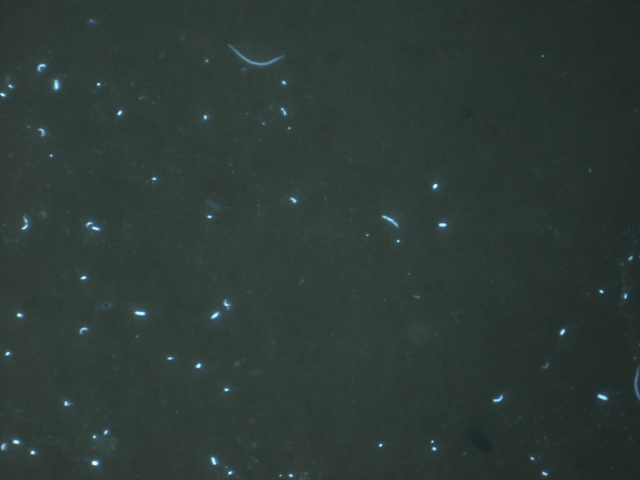
#> input picture workflows/02_workflow/images_y/a1.jpg, 1280 x 960 px, found by its file name (shown at 1/2 size); its folder holds only this picture in this run
$ jupyter execute --allow-errors replace_macros_for_evaluation.ipynb
#> lines starting #> are read from the running program, lines starting #| are printed output that depends on the picture
[cell 1]
import numpy as np
import pandas as pd

def preprocess_df(df: pd.DataFrame) -> pd.DataFrame:
    df = df[(df != "******").all(axis=1)]

    col_map = {
        "długośćmm": "dlugoscmm",
        "szerokośćmm": "szerokoscmm",
        "kąt": "kat",
        "obwódmm": "obwodmm",
        "średnica_fereta_hmm": "srednica_fereta_hmm",
        "średn._martinamm": "sredn._martinamm",
        "średn._sitowamm": "sredn._sitowamm",
        "średnia_jaskrawość": "srednia_jaskrawosc"
    }

    if "długośćmm" in df.columns:
        df = df.rename(columns=col_map)
        if "szerokoscmm" in df.columns:
            df["szerokoscmm"] = df["szerokoscmm"].astype(np.float64)

    return df

[cell 2]
import pandas as pd
import cv2
import numpy as np

def process_one_image(CSV_PATH_CORRECT = 'KolejnyTest/5M/x/report_5_x.csv',CSV_PATH_PREDICTED = 'KolejnyTest/5M/x/report_5_x.csv',IMAGE_PATH = f'KolejnyTest/5M/x/a.jpg'   ,OUTPUT_PATH = f'KolejnyTest/5M/x/a_marked.jpg'):
    # === CONFIG ===
            # Path to the original image
        # Where to save the output image

    # === LOAD IMAGE AND DATA ===
    img = cv2.imread(IMAGE_PATH)
    df_real = preprocess_df(pd.read_csv(CSV_PATH_CORRECT))
    df_predicted = preprocess_df(pd.read_csv(CSV_PATH_PREDICTED))

    height, width = img.shape[:2]

    # === DRAW OBJECTS ===
    for i, row in df_real.iterrows():
        try:
            # Extract pixel coordinates
            x = int(row['xpix.'])
            y = int(row['ypix.'])

            # Extract size in mm → convert to pixels if needed (assuming 1mm = 10px for now, adjust as needed)
            width_mm = float(row['szerokoscmm'])
            height_mm = float(row['dlugoscmm'])
            angle = 90-float(row['kat'])  # OpenCV uses negative angle for rotation
            # angle = float(row['kat'])  # OpenCV uses negative angle for rotation

            mm_to_px = 10  # ⬅️ Adjust this scaling factor based on your image resolution

            width_px = int(width_mm * mm_to_px)
            height_px = int(height_mm * mm_to_px)

            # Draw ellipse representing the object
            center = (x, height-y)
            # axes = (1, 1)
            axes = (width_px // 2, height_px // 2)
            color = (0, 255, 0)  # Green
            thickness = 1

            cv2.ellipse(img, center, axes, angle, 0, 360, color, thickness)

            # Optional: draw ID
            cv2.putText(img, str(int(row['nr.'])), (x + 5, height - y - 5),
                        cv2.FONT_HERSHEY_SIMPLEX, 0.4, (0, 0, 255), 1)
        except Exception as e:
            print(e)


    for i, row in df_predicted.iterrows():
        try:
            # Extract pixel coordinates
            x = int(row['xpix.'])
            y = int(row['ypix.'])

            # Extract size in mm → convert to pixels if needed (assuming 1mm = 10px for now, adjust as needed)
            width_mm = float(row['szerokoscmm'])
            height_mm = float(row['dlugoscmm'])
            # angle = 90-float(row['kat'])  # OpenCV uses negative angle for rotation
            angle = float(row['kat'])  # OpenCV uses negative angle for rotation

            mm_to_px = 10  # ⬅️ Adjust this scaling factor based on your image resolution

            width_px = int(width_mm * mm_to_px)
            height_px = int(height_mm * mm_to_px)

            # Draw ellipse representing the object
            center = (x, height-y)
            # axes = (1, 1)
            axes = (width_px // 2, height_px // 2)
            color = (0, 0, 255)  # Red
            thickness = 1

            cv2.ellipse(img, center, axes, angle, 0, 360, color, thickness)

            # Optional: draw ID
            # cv2.putText(img, str(int(row['nr.'])), (x + 5, height - y - 5),
            #             cv2.FONT_HERSHEY_SIMPLEX, 0.4, (255, 0, 0), 1)
        except Exception as e:
            print(e)

    # === SAVE RESULT ===
    cv2.imwrite(OUTPUT_PATH, img)
    print(f"Image saved to {OUTPUT_PATH}")

[cell 3]
import os
import pandas as pd

def load_dfs_from_path(path="example"):

#> (reads workflows/02_workflow/agata_1_y_real_correct_index/raport_a3.csv from the repository)
#> (reads workflows/02_workflow/no_model_agata_4/a3_raport_no_model.csv from the repository)
    combined_df = []

    for entry in os.scandir(path):
        if entry.is_file() and entry.name.endswith(".csv"):
            df = pd.read_csv(entry.path)
            df = preprocess_df(df)
            combined_df.append(df)

    combined_df = pd.concat(combined_df, ignore_index=True)

    return combined_df

[cell 4]
def get_individual_stats(df,is_pred=False):
#> called with is_pred = False
    df = preprocess_df(df)
    # Scaling
    df['dlugoscmm'] = df['dlugoscmm']/1.49
    df['szerokoscmm'] = df['szerokoscmm']/1.49
    df['powierzchniamm'] = df['powierzchniamm']/2.235

    # filtering the things that with high probability are not bacteria !TODO odkomentuj to po testach
    # df = df[df['dlugoscmm'] >= 0.2]
    # df = df[df['szerokoscmm'] <= 1.5]

    df['Pw'] = 3.14*(df['szerokoscmm']/2)**2+df['szerokoscmm']*(df['dlugoscmm']-df['szerokoscmm'])
    df['R'] = df['Pw'] / df['powierzchniamm']
    df['Dk'] = df['dlugoscmm']
    df['Sk'] = df['szerokoscmm']
    df['D/S'] = (df['Dk'] / df['Sk']).astype('float64')

    bacteria_types = []
    Dks = []
    Sks = []
    for idx,row  in df.iterrows():
        # if is_pred:
        #     row["R"] -= 0.5
        #     row['D/S'] += 0.2
        if row['dlugoscmm'] < 0.2 or row['szerokoscmm'] > 1.5:
            Dks.append(row['dlugoscmm'])
            Sks.append(row['szerokoscmm'])
            bacteria_types.append("Removed_dim")
        elif row['R'] > 1.2:
            Dks.append(row['szerokoscmm'])
            Sks.append(row['Pw']*0.8)
            bacteria_types.append("Krzywe")
        else:
            Dks.append(row['dlugoscmm'])
            Sks.append(row['szerokoscmm'])
            if round(row['D/S'],15) > 1.5:
                bacteria_types.append("Pałeczki")
            else:
                bacteria_types.append("Ziarniaki")
    df['bacteria_type'] = bacteria_types
    df['Dk'] = Dks
    df['Sk'] = Sks

    df['Ob'] =(3.14*(df['Sk']**3)/6)+(3.14*((df['Sk']**2)/4)*(df['Dk']-df['Sk']))
    # !TODO remove this
    # df = df[df['Ob']>0]
    df.loc[df['Ob'] <= 0, 'bacteria_type'] = "removed_ob"
    df['Ob'] = np.abs(df['Ob'])
    # -----------------

    df['bialko'] = 104.5 * (df['Ob']**0.59)
    df['wegiel'] = 0.86 * df['bialko']

    return df

[cell 5]
def get_stats_for_bacteria_types(df,probe_volume_ml = 6):
    grouped = df.groupby("bacteria_type")
    result_count = grouped.size().reset_index(name="count")
    result = grouped["Ob"].mean().reset_index()

    result['bialko'] = 104.5 * (result['Ob']**0.59)
    result['wegiel'] = 0.86 * result['bialko']
    result['count_in_1_ml']=((result_count['count']*48097.39)/10)/(probe_volume_ml)
    result['biomasa'] =(((104.5*result['Ob']**0.59)*0.86)*result['count_in_1_ml'])/1000000

    return result

[cell 6]
import numpy as np

def get_stats_for_for_ob_bins(df,probe_volume_ml = 6):
    bins = [0, 0.1, 0.2, 0.5, 1.0, float("inf")]
    labels = ["<=0.1", "0.1–0.2", "0.2–0.5", "0.5–1.0", ">1.0"]

    df["Ob_bucket"] = pd.cut(df["Ob"], bins=bins, labels=labels, right=True)

    grouped = df.groupby(["bacteria_type", "Ob_bucket"], observed=True)
    result_bio_stats = grouped.size().reset_index(name="count")

    total_bacteria_count = np.sum(result_bio_stats['count'])
    total_bacteria_count_1_ml = ((np.sum(result_bio_stats['count'])*48097.39)/10)/(probe_volume_ml)

    result_bio_stats['count_in_1_ml']=((result_bio_stats['count']*48097.39)/10)/(probe_volume_ml)
    result_bio_stats['bio_diversity'] =((result_bio_stats['count_in_1_ml']+1)/total_bacteria_count_1_ml)*np.log10((result_bio_stats['count_in_1_ml']+1)/total_bacteria_count_1_ml)

    return result_bio_stats

[cell 7]
def get_speified_baceria_types_count(df):
    return df.groupby("bacteria_type").size().reset_index(name="count")

[cell 8]
def get_shannon_index(result_bio_stats):
    return np.sum(result_bio_stats['bio_diversity'])*-1

[cell 9]
import pandas as pd

def full_analyse(df,proube_volume_ml=6,is_pred = False):
    df = preprocess_df(df)
    df = get_individual_stats(df,is_pred=is_pred)
    result = get_stats_for_bacteria_types(df,probe_volume_ml=proube_volume_ml)
    result_bio_stats = get_stats_for_for_ob_bins(df,probe_volume_ml=proube_volume_ml)
    specified_types_count_predicted =  get_speified_baceria_types_count(df)
    shannon_index = np.sum(result_bio_stats['bio_diversity'])*-1
    print(f"Shannon index: {shannon_index}")

    return specified_types_count_predicted,df

[cell 10]
def compare_results(df_real, df_predicted,proube_volume_ml=6):
    print("real:")
    real_classif,real_df = full_analyse(df_real,proube_volume_ml=proube_volume_ml)
    print("predicted:")
    predicted_classif,predicted_df = full_analyse(df_predicted,proube_volume_ml=proube_volume_ml,is_pred=True)
    real_classif = real_classif.add_suffix("_real")
    predicted_classif = predicted_classif.add_suffix("_predicted")
    merged = pd.merge(real_classif,predicted_classif,left_on="bacteria_type_real",right_on="bacteria_type_predicted", how="inner")
    merged = merged.drop(axis=1,columns=['bacteria_type_predicted'])
    merged = merged.rename(columns={"bacteria_type_real":"bacteria_type"})
    merged['error'] = merged['count_predicted']- merged['count_real']
    merged['relative_error'] = merged['error']/merged['count_real']
    return merged,real_df,predicted_df

[cell 11]
from sklearn.metrics import confusion_matrix, ConfusionMatrixDisplay

def conf_matrix(real_df,predicted_df):
    y_true = real_df['bacteria_type']
    y_pred = predicted_df['bacteria_type']

    cm = confusion_matrix(y_true, y_pred, labels=y_true.unique())
    disp = ConfusionMatrixDisplay(confusion_matrix=cm, display_labels=y_true.unique())
    disp.plot(cmap="Blues", xticks_rotation=45)

#> (a cell that did not finish here is left out)

#> (a cell that did not finish here is left out)

[cell 14]
df_real = load_dfs_from_path("agata_1_y_real_correct_index")
df_predicted = load_dfs_from_path("no_model_agata_4")
# df_predicted = load_dfs_from_path("agata_1_y_no_model_2")
# df_predicted['powierzchniamm'] *= 1.2
# df_predicted['dlugoscmm'] *= 1.1
# df_predicted['szerokoscmm'] *= 0.9

# df_predicted['szerokoscmm'] = df_real['szerokoscmm']
# df_predicted['dlugoscmm'] = df_real['dlugoscmm']
# df_predicted['powierzchniamm'] = df_real['powierzchniamm']
compared,real_df,predicted_df = compare_results(df_real=df_real,df_predicted=df_predicted,proube_volume_ml=6)
print(compared)

[cell 15]
conf_matrix(real_df=real_df,predicted_df=predicted_df)
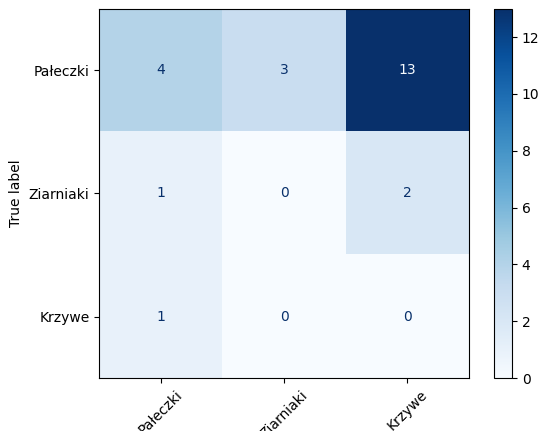
#> figure drawn by matplotlib, 2 panels

[cell 16]
real_df['D/S'].plot()
predicted_df['D/S'].plot()
#> figure, not shown here; curve peaks at x = 11, y = 3.61; curve peaks at x = 8, y = 2.87

[cell 17]
real_df['R'].plot()
predicted_df['R'].plot()
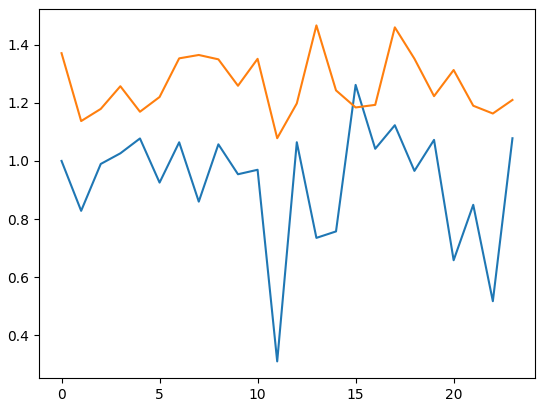
#> figure drawn by matplotlib, 1 panel; curve peaks at x = 15, y = 1.26; curve peaks at x = 13, y = 1.47

[cell 18]
real_df['dlugoscmm'].plot()
predicted_df['dlugoscmm'].plot()
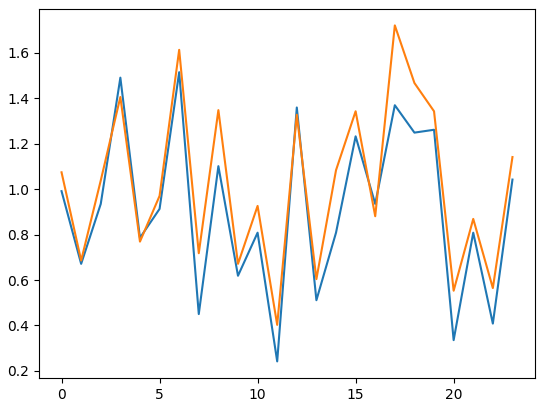
#> figure drawn by matplotlib, 1 panel; curve peaks at x = 6, y = 1.51; curve peaks at x = 17, y = 1.72

[cell 19]
df_errors = pd.DataFrame()
df_errors['error_dlugoscmm'] = real_df['dlugoscmm']-predicted_df['dlugoscmm']
df_errors['error_szerokoscmm'] = real_df['szerokoscmm']-predicted_df['szerokoscmm']
df_errors['error_powierzchniamm'] = real_df['powierzchniamm']-predicted_df['powierzchniamm']
df_errors['error_R'] = real_df['R']-predicted_df['R']
df_errors['error_D/S'] = real_df['D/S']-predicted_df['D/S']
df_errors.corr()

[cell 20]
df_real = pd.read_csv("agata_1_y_real_correct_index/raport_a3.csv")
df_predicted = pd.read_csv("no_model_agata_4/a3_raport_no_model.csv")

[cell 21]
df_real

[cell 22]
df_predicted

[cell 23]
# df_predicted['powierzchniamm'] *= 1.1
# df_predicted['dlugoscmm'] *= 0.96
# df_predicted['szerokoscmm'] *= 0.96

[cell 24]
# df_predicted['szerokoscmm'] = df_real['szerokośćmm']
# df_predicted['dlugoscmm'] = df_real['długośćmm']
# df_predicted['powierzchniamm'] = df_real['powierzchniamm']

[cell 25]
# df_predicted['powierzchniamm'] = df_predicted['powierzchniamm'] *1.1

[cell 26]
compared,real_df,predicted_df = compare_results(df_real=df_real,df_predicted=df_predicted,proube_volume_ml=6)
print(compared)
mean_abs_erron = np.mean(np.abs(compared['relative_error']))

[cell 27]
real_df['bacteria_type']

[cell 28]
predicted_df['bacteria_type']

[cell 29]
conf_matrix(real_df=real_df,predicted_df=predicted_df)

[cell 30]
real_df[['nr.','powierzchniamm','dlugoscmm','szerokoscmm','Pw','R','D/S']]

[cell 31]
predicted_df[['nr.','powierzchniamm','dlugoscmm','szerokoscmm','Pw','R','D/S']]

[cell 32]
(real_df['R']-predicted_df['R']).plot()
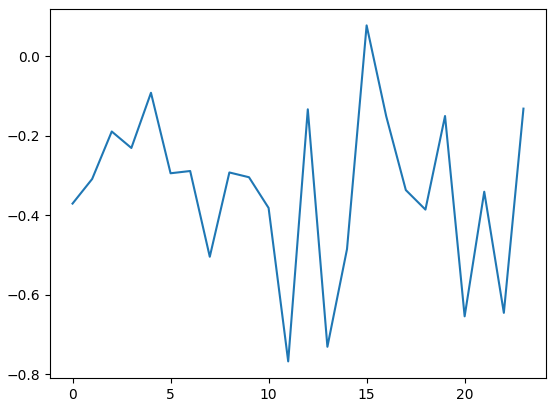
#> figure drawn by matplotlib, 1 panel; curve peaks at x = 15, y = 0.0776

[cell 33]
real_df['R'].plot()
(predicted_df['R']).plot()

[cell 34]
real_df['D/S'].plot()
predicted_df['D/S'].plot()

[cell 35]
(real_df['D/S']-predicted_df['D/S']).plot()
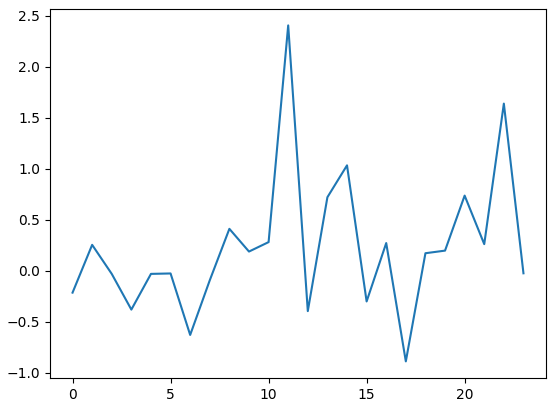
#> figure drawn by matplotlib, 1 panel; curve peaks at x = 11, y = 2.41

[cell 36]
real_df['szerokoscmm'].plot()
(predicted_df['szerokoscmm']).plot()
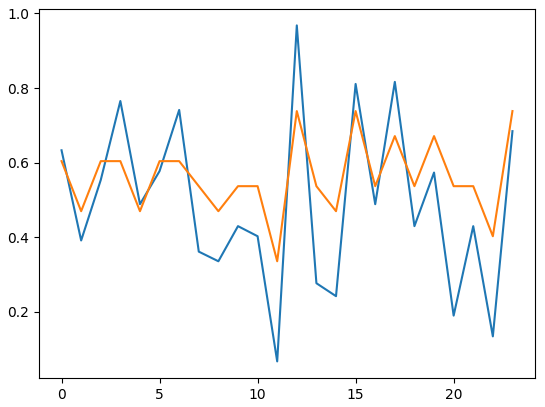
#> figure drawn by matplotlib, 1 panel; curve peaks at x = 12, y = 0.968; curve peaks at x = 12, y = 0.738

[cell 37]
(real_df['szerokoscmm']-predicted_df['szerokoscmm']).plot()
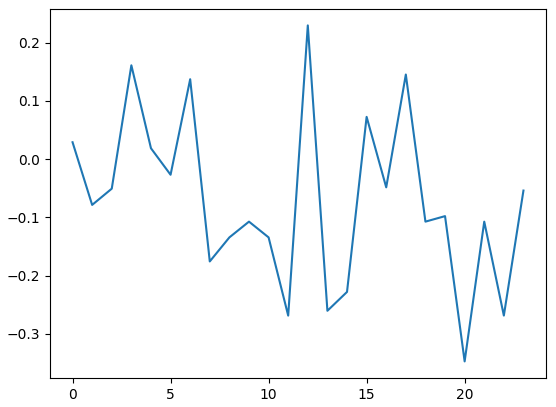
#> figure drawn by matplotlib, 1 panel; curve peaks at x = 12, y = 0.23

[cell 38]
real_df['dlugoscmm'].plot()
(predicted_df['dlugoscmm']).plot()

[cell 39]
(real_df['dlugoscmm']-predicted_df['dlugoscmm']).plot()
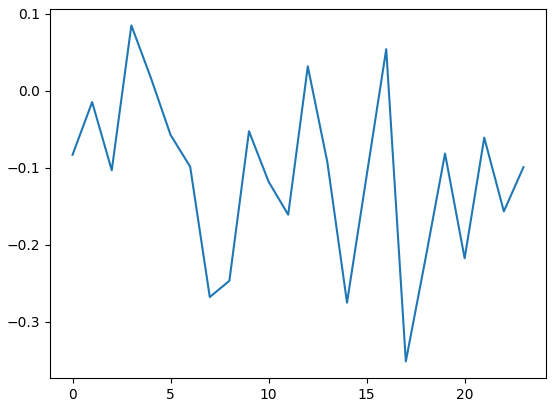
#> figure drawn by matplotlib, 1 panel; curve peaks at x = 3, y = 0.0851

[cell 40]
real_df['powierzchniamm'].plot()
(predicted_df['powierzchniamm']).plot()
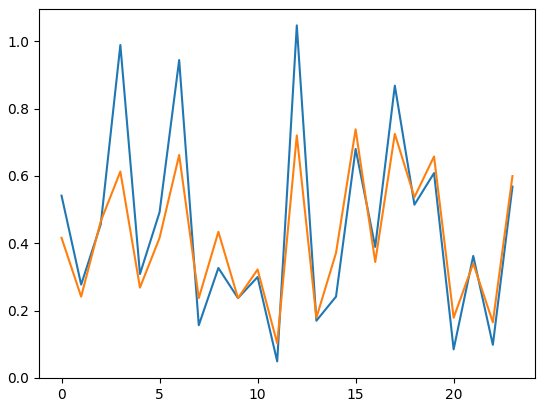
#> figure drawn by matplotlib, 1 panel; curve peaks at x = 12, y = 1.05; curve peaks at x = 15, y = 0.738

[cell 41]
(real_df['powierzchniamm']-predicted_df['powierzchniamm']).plot()
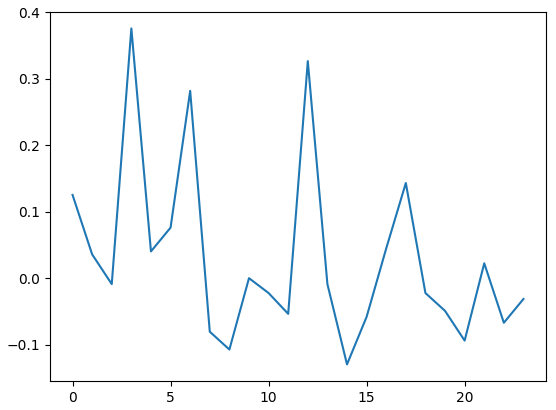
#> figure drawn by matplotlib, 1 panel; curve peaks at x = 3, y = 0.376

[cell 42]
real_df['powierzchniamm']-predicted_df['powierzchniamm']

[cell 43]
real_df['dlugoscmm']-predicted_df['dlugoscmm']

[cell 44]
real_df['szerokoscmm']-predicted_df['szerokoscmm']

[cell 45]
df_errors = pd.DataFrame()
df_errors['error_dlugoscmm'] = real_df['dlugoscmm']-predicted_df['dlugoscmm']
df_errors['error_szerokoscmm'] = real_df['szerokoscmm']-predicted_df['szerokoscmm']
df_errors['error_powierzchniamm'] = real_df['powierzchniamm']-predicted_df['powierzchniamm']
df_errors['error_R'] = real_df['R']-predicted_df['R']
df_errors['error_D/S'] = real_df['D/S']-predicted_df['D/S']
df_errors.corr()

[cell 46]
for i in range(1,11):
    try:
        process_one_image(IMAGE_PATH=f'images_y/a{i}.jpg',CSV_PATH_CORRECT=f'agata_1_y_real_correct_index/raport_a{i}.csv',CSV_PATH_PREDICTED=f'no_model_agata_4/a{i}_raport_no_model.csv',OUTPUT_PATH=f'no_model_agata_4/a{i}_elipses_compare.jpg')
#> in process_one_image, img is the input picture: shape (960, 1280, 3); mean B, G, R 54.9, 58.3, 46.1
